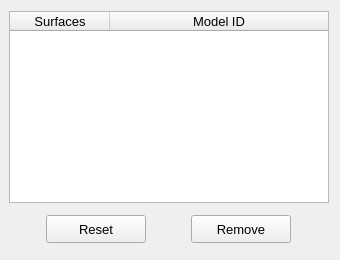
        <widget class="QWidget" name="tab_list">
         <attribute name="title">
          <string>List</string>
         </attribute>
         <layout class="QGridLayout" name="gridLayout_16">
          <property name="leftMargin">
           <number>9</number>
          </property>
          <item row="0" column="0">
           <widget class="QTreeWidget" name="treeWidget_perforated_plate_model">
            <property name="minimumSize">
             <size>
              <width>320</width>
              <height>100</height>
             </size>
            </property>
            <property name="maximumSize">
             <size>
              <width>16777215</width>
              <height>240</height>
             </size>
            </property>
            <property name="font">
             <font>
              <family>MS Shell Dlg 2</family>
              <pointsize>10</pointsize>
              <italic>false</italic>
             </font>
            </property>
            <property name="toolTip">
             <string>Select a face to remove the previously attributed boundary condition.</string>
            </property>
            <property name="indentation">
             <number>1</number>
            </property>
            <property name="headerHidden">
             <bool>false</bool>
            </property>
            <attribute name="headerHighlightSections">
             <bool>false</bool>
            </attribute>
            <attribute name="headerShowSortIndicator" stdset="0">
             <bool>false</bool>
            </attribute>
            <attribute name="headerStretchLastSection">
             <bool>true</bool>
            </attribute>
            <column>
             <property name="text">
              <string>Surfaces</string>
             </property>
             <property name="textAlignment">
              <set>AlignCenter</set>
             </property>
            </column>
            <column>
             <property name="text">
              <string>Model ID</string>
             </property>
             <property name="textAlignment">
              <set>AlignCenter</set>
             </property>
            </column>
           </widget>
          </item>
          <item row="1" column="0">
           <widget class="QFrame" name="frame_3">
            <property name="minimumSize">
             <size>
              <width>320</width>
              <height>40</height>
             </size>
            </property>
            <property name="maximumSize">
             <size>
              <width>16777215</width>
              <height>40</height>
             </size>
            </property>
            <property name="frameShape">
             <enum>QFrame::Shape::NoFrame</enum>
            </property>
            <property name="frameShadow">
             <enum>QFrame::Shadow::Raised</enum>
            </property>
            <layout class="QGridLayout" name="gridLayout_15">
             <property name="leftMargin">
              <number>4</number>
             </property>
             <property name="topMargin">
              <number>4</number>
             </property>
             <property name="rightMargin">
              <number>4</number>
             </property>
             <property name="bottomMargin">
              <number>4</number>
             </property>
             <property name="horizontalSpacing">
              <number>12</number>
             </property>
             <item row="0" column="0">
              <widget class="QPushButton" name="pushButton_reset">
               <property name="minimumSize">
                <size>
                 <width>100</width>
                 <height>28</height>
                </size>
               </property>
               <property name="maximumSize">
                <size>
                 <width>100</width>
                 <height>28</height>
                </size>
               </property>
               <property name="font">
                <font>
                 <family>MS Shell Dlg 2</family>
                 <pointsize>10</pointsize>
                 <italic>false</italic>
                 <bold>false</bold>
                </font>
               </property>
               <property name="styleSheet">
                <string notr="true"/>
               </property>
               <property name="text">
                <string>Reset</string>
               </property>
               <property name="autoDefault">
                <bool>false</bool>
               </property>
              </widget>
             </item>
             <item row="0" column="1">
              <widget class="QPushButton" name="pushButton_remove">
               <property name="minimumSize">
                <size>
                 <width>100</width>
                 <height>28</height>
                </size>
               </property>
               <property name="maximumSize">
                <size>
                 <width>100</width>
                 <height>28</height>
                </size>
               </property>
               <property name="font">
                <font>
                 <family>MS Shell Dlg 2</family>
                 <pointsize>10</pointsize>
                 <italic>false</italic>
                 <bold>false</bold>
                </font>
               </property>
               <property name="styleSheet">
                <string notr="true"/>
               </property>
               <property name="text">
                <string>Remove</string>
               </property>
               <property name="autoDefault">
                <bool>false</bool>
               </property>
              </widget>
             </item>
            </layout>
           </widget>
          </item>
         </layout>
        </widget>
